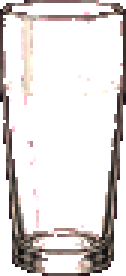
#> input picture godot/assets/textury/closeup/parts/tap_glass.png, 42 x 92 px (shown 3 times larger)
$ python parts_fix.py
#> lines starting #> are read from the running program, lines starting #| are printed output that depends on the picture
#!/usr/bin/env python3
"""After office_art.py: clean the counter games' parts (godot/assets/textury/closeup/parts/).

    python tools/artgen/parts_fix.py

- The magenta the renders stood on leaves a red or pink rim on the edge (the slices,
  the ticket) and shows pink through glass: rim pixels of that hue go, and on the glasses
  and mugs every pink pixel goes (you see through them).
- The pencilled box's lines are thinner than a pixel at its size: the render is keyed,
  its lines thickened, then scaled down.
"""
import colorsys
import os

from PIL import Image, ImageFilter

import process

HERE = os.path.dirname(os.path.abspath(__file__))
PARTS = os.path.join(HERE, "..", "..", "godot", "assets", "textury", "closeup", "parts")
SEE_THROUGH = ("glass_", "mug_", "tap_glass")
KEEP_RED = ("stamp_frame", "price_tag", "bottle_kofola", "cheese_burnt_keep")


def pinkish(r, g, b):
    h, s, v = colorsys.rgb_to_hsv(r / 255.0, g / 255.0, b / 255.0)
    h *= 360.0
    return s > 0.28 and v > 0.25 and (h >= 285.0 or h <= 8.0) and r > g + 40


def clean(path, see_through):
#> called with see_through = True
    im = Image.open(path).convert("RGBA")
#> im is the input picture: PIL image 42x92 RGBA; mean R, G, B, A 65.2, 56.7, 57.9, 68.6
    px = im.load()
    w, h = im.size
#> w = 42; h = 92
    for _ in range(2):
        drop = []
        for y in range(h):
            for x in range(w):
                r, g, b, a = px[x, y]
                if a == 0 or not pinkish(r, g, b):
                    continue
                edge = see_through or any(
                    not (0 <= x + dx < w and 0 <= y + dy < h) or px[x + dx, y + dy][3] == 0
                    for dx, dy in ((1, 0), (-1, 0), (0, 1), (0, -1)))
                if edge:
                    drop.append((x, y))
        for x, y in drop:
            px[x, y] = (0, 0, 0, 0)
    im.save(path)
    return len(drop)


def pencil_box():
    raw = os.path.join(HERE, "out", "cu_pencil_box", "raw.png")
    if not os.path.exists(raw):
        return
    img = process.key_out(Image.open(raw))
    a = img.getchannel("A").filter(ImageFilter.MaxFilter(9))
    grey = Image.new("RGBA", img.size, (70, 66, 62, 255))
    grey.putalpha(a)
    bbox = a.getbbox()
    grey = grey.crop(bbox)
    small = grey.resize((round(grey.width * 40 / grey.height), 40), Image.Resampling.BOX)
    small.putalpha(small.getchannel("A").point(lambda v: 255 if v >= 70 else 0))
    small.save(os.path.join(PARTS, "pencil_box.png"))
    print("pencil_box.png", small.size)


def main():
    for f in sorted(os.listdir(PARTS)):
        if not f.endswith(".png") or f.startswith(KEEP_RED):
            continue
        n = clean(os.path.join(PARTS, f), f.startswith(SEE_THROUGH))
        if n:
            print(f, "-%d px" % n)
    pencil_box()
    tall_glass()


def tall_glass():
    """The empty kofola glass came out all reflection of the magenta (nothing left once
    keyed): the tap's empty glass stands in, at the kofola glass's height."""
    src = os.path.join(PARTS, "tap_glass.png")
    if not os.path.exists(src):
        return
    g = Image.open(src).convert("RGBA")
    g = g.resize((round(g.width * 76 / g.height), 76), Image.Resampling.BOX)
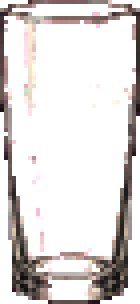
#> g: PIL image 35x76 RGBA (shown 4 times larger); mean R, G, B, A 39.8, 34.7, 33.4, 67.9; transparent parts drawn white
    g.putalpha(g.getchannel("A").point(lambda a: 255 if a >= 110 else 0))
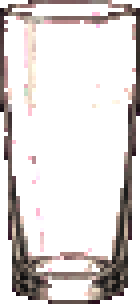
#> g: PIL image 35x76 RGBA (shown 4 times larger); mean R, G, B, A 39.8, 34.7, 33.4, 73.4; transparent parts drawn white
    g.save(os.path.join(PARTS, "glass_tall.png"))


if __name__ == "__main__":
    main()
